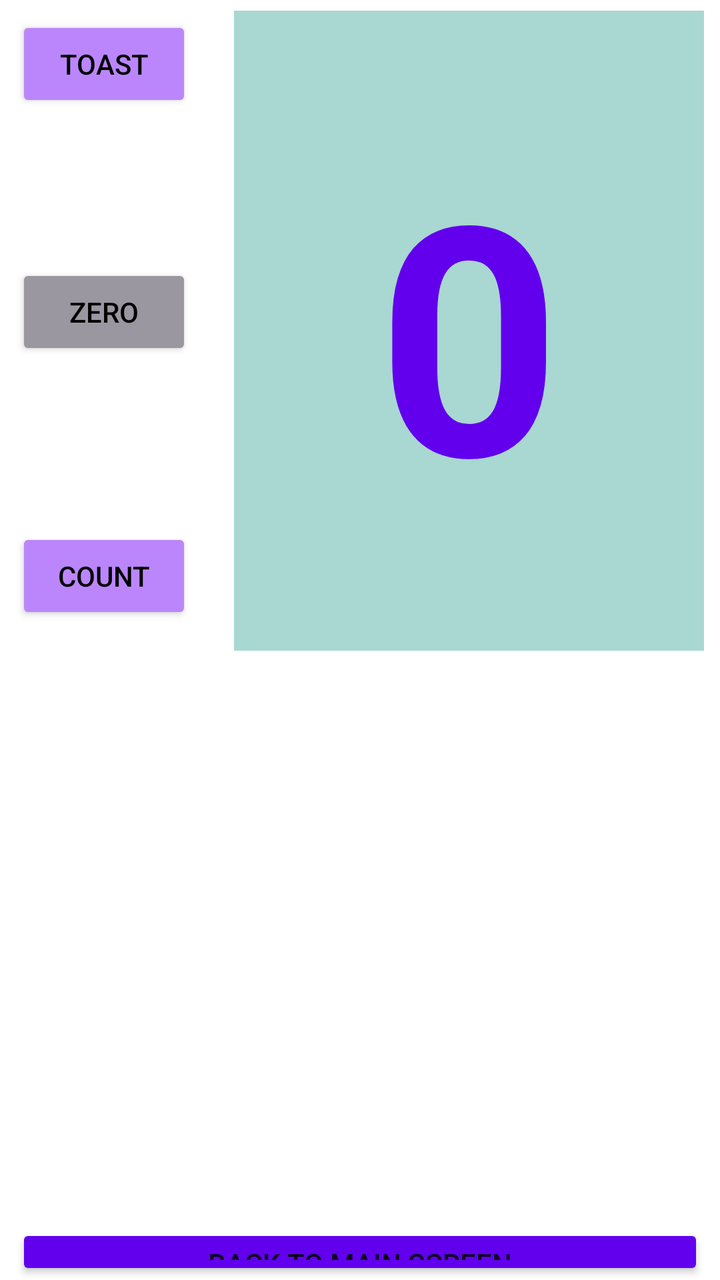
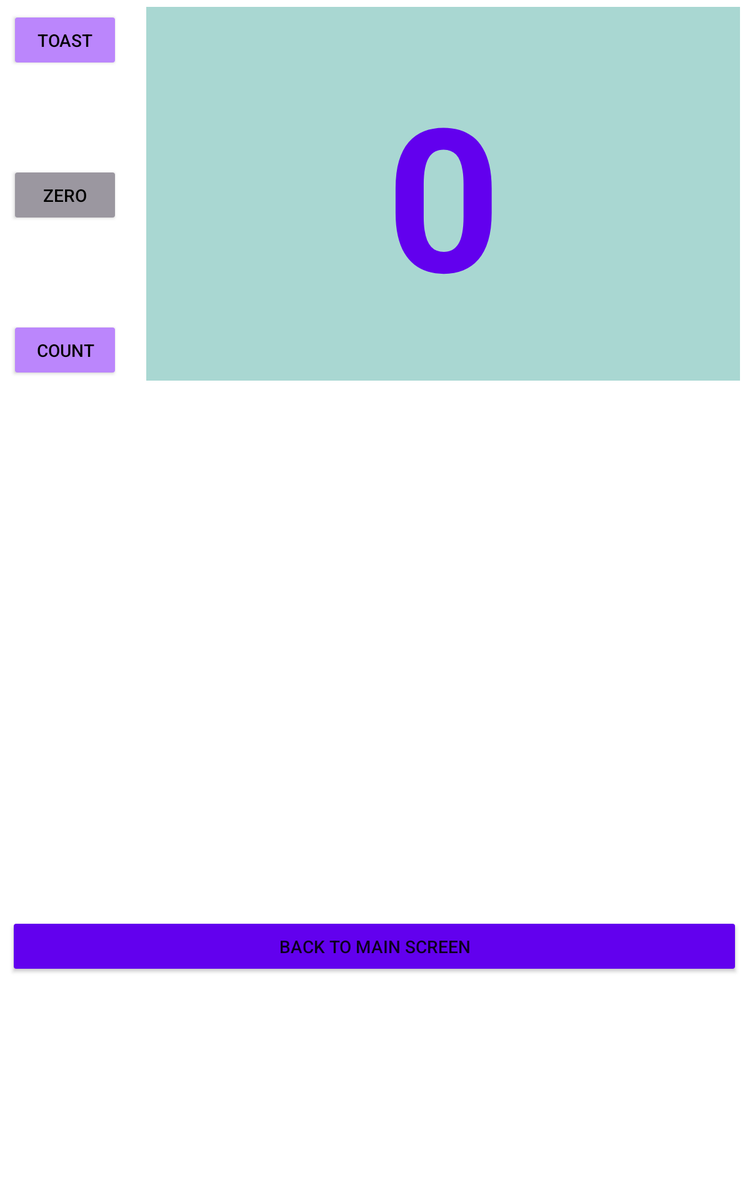

An Android layout and its configuration variant, each rendered on a device that would load it. The default file and the variant file are quoted in full after the pictures.
<!-- AndroidManifest.xml: application theme Theme.Aston_Intensive2 -->
<!-- res/layout/activity_layout_editor.xml -->
<?xml version="1.0" encoding="utf-8"?>
<RelativeLayout xmlns:android="http://schemas.android.com/apk/res/android"
    android:layout_width="match_parent"
    android:layout_height="match_parent"
    android:orientation="vertical">

    <Button
        android:id="@+id/button_toast"
        android:layout_width="wrap_content"
        android:layout_height="wrap_content"
        android:layout_marginStart="8dp"
        android:layout_marginTop="8dp"
        android:layout_marginEnd="8dp"
        android:backgroundTint="@color/purple_200"
        android:gravity="center"
        android:text="@string/toast"
        android:textColor="@android:color/black" />

    <Button
        android:id="@+id/button_zero"
        android:layout_width="wrap_content"
        android:layout_height="wrap_content"
        android:layout_below="@id/button_toast"
        android:layout_marginStart="8dp"
        android:layout_marginTop="76dp"
        android:layout_marginEnd="8dp"
        android:layout_marginBottom="8dp"
        android:backgroundTint="#9B97A0"
        android:gravity="center"
        android:text="@string/zero"
        android:textColor="@android:color/black" />

    <Button
        android:id="@+id/button_count"
        android:layout_width="wrap_content"
        android:layout_height="wrap_content"
        android:layout_below="@id/button_zero"
        android:layout_marginStart="8dp"
        android:layout_marginTop="76dp"
        android:layout_marginEnd="8dp"
        android:backgroundTint="@color/purple_200"
        android:gravity="center"
        android:text="@string/count"
        android:textColor="@android:color/black" />

    <TextView
        android:id="@+id/show_count"
        android:layout_width="275dp"
        android:layout_height="320dp"
        android:layout_below="@+id/button_toast"
        android:layout_alignParentStart="true"
        android:layout_marginStart="117dp"
        android:layout_marginTop="-51dp"
        android:layout_marginEnd="8dp"
        android:layout_marginBottom="8dp"
        android:background="#5600897B"
        android:gravity="center"
        android:text="@string/_0"
        android:textColor="@color/purple_500"
        android:textSize="160sp"
        android:textStyle="bold" />

    <Button
        android:id="@+id/btn_for_main_activity"
        android:layout_width="match_parent"
        android:layout_height="wrap_content"
        android:layout_below="@+id/button_count"
        android:layout_alignParentStart="true"
        android:layout_marginStart="8dp"
        android:layout_marginTop="300dp"
        android:layout_marginEnd="8dp"
        android:backgroundTint="@color/purple_500"
        android:gravity="center"
        android:text="@string/back_to_main_screen" />

</RelativeLayout>
<!-- resources referenced by this layout -->
<resources>
  <string name="_0">0</string>
  <string name="back_to_main_screen">Back to Main Screen</string>
  <string name="count">Count</string>
  <string name="toast">Toast</string>
  <string name="zero">Zero</string>
  <style name="Theme.Aston_Intensive2" parent="Theme.MaterialComponents.DayNight.DarkActionBar">
          
          <item name="colorPrimary">#004D40</item>
          <item name="colorPrimaryVariant">#006064</item>
          <item name="colorOnPrimary">@color/white</item>
          
          <item name="colorSecondary">@color/teal_200</item>
          <item name="colorSecondaryVariant">@color/teal_700</item>
          <item name="colorOnSecondary">@color/black</item>
          
          <item name="android:statusBarColor">?attr/colorPrimaryVariant</item>
          
      </style>
</resources>
<!-- res/layout-sw600dp/activity_layout_editor.xml (the author's variant of the layout above) -->
<!-- drawn on a 7-inch tablet held upright -->
<?xml version="1.0" encoding="utf-8"?>
<RelativeLayout xmlns:android="http://schemas.android.com/apk/res/android"
    xmlns:app="http://schemas.android.com/apk/res-auto"
    android:layout_width="match_parent"
    android:layout_height="match_parent">

    <Button
        android:id="@+id/button_toast"
        android:layout_width="wrap_content"
        android:layout_height="wrap_content"
        android:layout_marginStart="8dp"
        android:layout_marginTop="8dp"
        android:layout_marginEnd="8dp"
        android:backgroundTint="@color/purple_200"
        android:gravity="center"
        android:text="@string/toast"
        android:textColor="@android:color/black" />

    <Button
        android:id="@+id/button_zero"
        android:layout_width="wrap_content"
        android:layout_height="wrap_content"
        android:layout_below="@id/button_toast"
        android:layout_marginStart="8dp"
        android:layout_marginTop="76dp"
        android:layout_marginEnd="8dp"
        android:backgroundTint="#9B97A0"
        android:gravity="center"
        android:text="@string/zero"
        android:textColor="@android:color/black" />

    <Button
        android:id="@+id/button_count"
        android:layout_width="wrap_content"
        android:layout_height="wrap_content"
        android:layout_below="@id/button_zero"
        android:layout_marginStart="8dp"
        android:layout_marginTop="76dp"
        android:layout_marginEnd="8dp"
        android:backgroundTint="@color/purple_200"
        android:gravity="center"
        android:text="@string/count"
        android:textColor="@android:color/black" />

    <TextView
        android:id="@+id/show_count"
        android:layout_width="590dp"
        android:layout_height="299dp"
        android:layout_below="@+id/button_toast"
        android:layout_alignParentStart="true"
        android:layout_marginStart="117dp"
        android:layout_marginTop="-51dp"
        android:layout_marginEnd="8dp"
        android:layout_marginBottom="8dp"
        android:background="#5600897B"
        android:gravity="center"
        android:text="@string/_0"
        android:textColor="@color/purple_500"
        android:textSize="160sp"
        android:textStyle="bold" />

    <Button
        android:id="@+id/btn_for_main_activity"
        android:layout_width="match_parent"
        android:layout_height="wrap_content"
        android:layout_below="@+id/button_count"
        android:layout_alignParentStart="true"
        android:layout_marginStart="7dp"
        android:layout_marginTop="429dp"
        android:layout_marginEnd="8dp"
        android:backgroundTint="@color/purple_500"
        android:gravity="center"
        android:text="@string/back_to_main_screen" />

</RelativeLayout>
